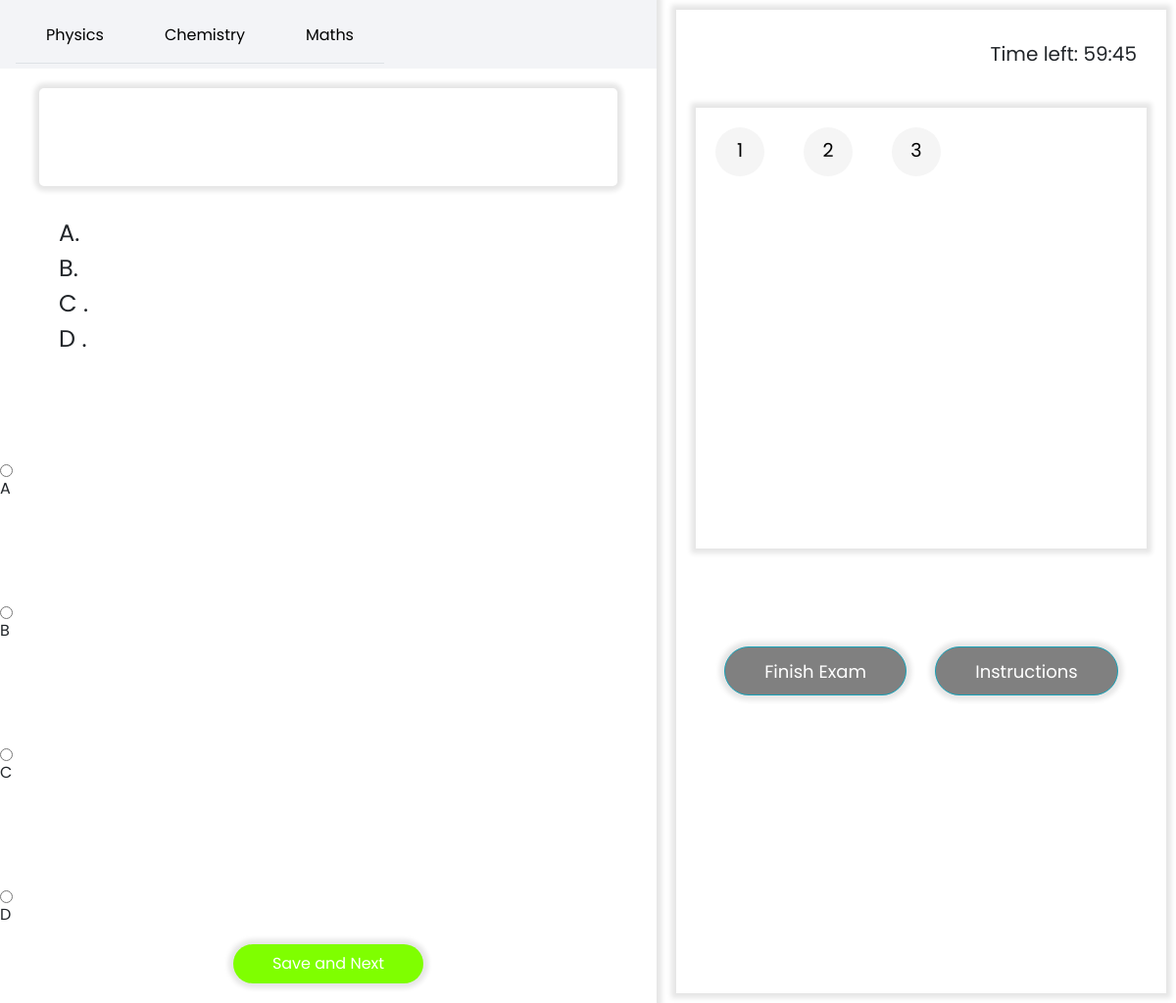
Screenshot of /quiz/questions/physics/1 with the database file from the repository.
### quiz/models.py (models this page shows)
class Question(models.Model):
    statement = models.TextField(unique = True)
    optionA = models.TextField()
    optionB = models.TextField()
    optionC = models.TextField()
    optionD = models.TextField()
    CorrectOption = models.CharField(max_length = 2)
    questionId = models.TextField(unique = True)
    subject = models.CharField(max_length = 50, null = False)
    test = models.ForeignKey(Test, unique = False, on_delete = models.CASCADE)

### quiz/views.py (the view)
# urls.py: path('questions/<str:subject>/<str:questionid>', views.displayQuestion, name = 'quiz/questions'),
def displayQuestion(request,subject, questionid):
    test = Test.objects.first()
    questions = test.question_set.filter(subject = subject)
    required_question = test.question_set.filter(questionId = questionid).first()
    list1 = [1,2,3]
    question_dict = dict()
    counter = 1
    for p in questions:
        question_dict[counter] = p
        counter += 1
    physics_questions = test.question_set.filter(subject = 'physics')
    chemistry_questions = test.question_set.filter(subject = 'chemistry')
    maths_questions = test.question_set.filter(subject = 'maths')
    phy_dict = dict()
    math_dict = dict()
    chem_dict = dict()
    counter = 1
    for p in physics_questions:
        phy_dict[counter] = p
        counter += 1
    counter = 1
    for c in chemistry_questions:
        chem_dict[counter] = c
        counter += 1
    counter = 1
    for m in maths_questions:
        math_dict[counter] = m
        counter += 1
    context = {
        "question" : required_question,
        "questions_dict" : question_dict,
        "first_phy" : phy_dict[1],
        "first_chem" : chem_dict[1],
        "first_maths" : math_dict[1],
    }
    print(request.method)
    if request.method == "POST":
        option = request.POST.get(questionid)
        print("---------------------------")
        print(option)
        print("---------------------------")
    return render(request, 'quiz/question_detailed.html', context)

### quiz/templates/quiz/question_detailed.html (shortened to what this page needs)
<!doctype html>
<html lang="en">
	<head>
        <link rel="stylesheet" href="https://stackpath.bootstrapcdn.com/bootstrap/4.5.2/css/bootstrap.min.css">
	</head>
    <body>
        <form class="wrapper" method="POST">
            <div class="main">
                <nav class="navbar navbar-expand-lg navbar-dark" style="height: 70px;">
					<div class="collapse navbar-collapse" id="navbarSupportedContent">
                        <ul class="navbar-nav mr-auto nav nav-tabs">
                            {% if question.subject == "physics" %}
                                <li class="nav-item">
                                    <a class="nav-link active" id="physics" href="/quiz/questions/physics/{{first_phy.questionId}}" onclick="changeClass(this)">Physics</a>
                                </li>
                            {% else %}
                                <li class="nav-item">
                                    <a class="nav-link" id="physics" href="/quiz/questions/physics/{{first_phy.questionId}}" onclick="changeClass(this)">Physics</a>
                                </li>
                            {% endif %}
                            {% if question.subject == "chemistry" %}
                                <li class="nav-item">
                                    <a class="nav-link active" id="chemistry" href="/quiz/questions/chemistry/{{first_chem.questionId}}" onclick="changeClass(this)">Chemistry</a>
                                </li>
                            {% else %}
                                <li class="nav-item">
                                    <a class="nav-link" id="chemistry" href="/quiz/questions/chemistry/{{first_chem.questionId}}" onclick="changeClass(this)">Chemistry</a>
                                </li>
                            {% endif %}
                            {% if question.subject == "maths" %}
                                <li class="nav-item">
                                    <a class="nav-link active" id="maths" href="/quiz/questions/maths/{{first_maths.questionId}}" onclick="changeClass(this)">Maths</a>
                                </li>
                            {% else %}
                                <li class="nav-item">
                                    <a class="nav-link" id="maths" href="/quiz/questions/maths/{{first_maths.questionId}}" onclick="changeClass(this)">Maths</a>
                                </li>
                            {% endif %}
                        </ul>
					</div>
                </nav>
                <div class="main-section">
                    <div id="physics" class="question-section tab-content">
                            <div class="question-statement">
                            </div>
                            <div class="answer-section">
                                <div>
                                    <span>A. </span>
                                </div>
                                <div>
                                    <span>B. </span>
                                </div>
                                <div>
                                    <span>C .</span>
                                </div>
                                <div>
                                    <span>D .</span>
                                </div>
                            </div>
                            <input class="options" type="radio" id="male" name="{{ question.questionId }} " onclick="changeLink(this)" value="A">
                            <label for="male">A</label><br>
                            <input class="options" type="radio" id="female" name="{ {question.questionId }} " onclick="changeLink(this)" value="B">
                            <label for="female">B</label><br>
                            <input class="options" type="radio" id="other" name="{{ question.questionId }} " onclick="changeLink(this)" value="C">
                            <label for="other">C</label><br>
                            <input class="options" type="radio" id="other" name="{{ question.questionId }}" onclick="changeLink(this)" value="D">
                            <label for="other">D</label>
                    </div>
                    <div class="question-footer">
                        <ul class="navbar-nav mr-auto">
                            <li class="nav-item">
                                <a class="nav-link" id="next1" href="">Save and Next</a>
                            </li>
                        </ul>
                    </div>
                </div>
            </div>
            <div class="question-part">
                <div class="timer">
                    <p class="timer-para">Time left: 59:45</p>
                </div>
                <div class="questions tab-content">
                    <ul id="physics" class="physics-ul active navbar-nav mr-auto questionaire">
                        {% for i, j in questions_dict.items %}
                            <li class="nav-item">
                                <a class="nav-link" href="/quiz/questions/{{ j.subject }}/{{ j.questionId }}" id="">{{ i }}</a>
                            </li>
                        {% endfor %}
                    </ul>
                <div class="options">
                    <button class="btn btn-info">Finish Exam</button>
                    <button class="btn btn-info">Instructions</button>
                </div>
            </div>
        </form>
    </body>
</html>

### quiz/templates/quiz/question_detailed.html (style rules this page uses)
* { padding: 0; margin: 0; font-family: Poppins; }
a { text-decoration: none; }
li { list-style-type: none!important; }
body { width: 100%; height: 100vh; overflow: hidden!important; }
.wrapper { width: 100%; height: 100vh; overflow: hidden!important; display: flex; flex-direction: row; }
.wrapper .main { overflow: hidden; width: calc(100% - 530px); height: 100vh; display: flex; flex-direction: column; margin: 0 10px; margin-left: 0; box-shadow: 0 0 5px 5px rgba(0, 0, 0, 0.1); }
.wrapper .main div.main-section { overflow-x: hidden; overflow-y: scroll; display: inherit; flex-direction: column; justify-content: space-between; height: calc(100vh - 70px); }
.wrapper .main .navbar { height: 70px; width: 100%; color: #000; background: #f3f4f7; }
.wrapper .main .navbar div ul li.nav-item a.nav-link { color: black!important; margin: 10px; padding: 8px 20px; height: 40px; border-radius: 20px; }
.wrapper .main div .question-footer { height: 70px; width: 100%; }
.wrapper .main div .question-footer ul { display: flex; padding: 0; margin: 0; width: 100%; flex-direction: row; height: 70px; justify-content: space-evenly; }
.wrapper .main div .question-footer ul li a.nav-link { color: black; width: auto; padding: 8px 40px; margin: 10px; border-radius: 20px; box-shadow: 0 0 5px 5px rgba(0, 0, 0, 0.1); }
.wrapper .main div .question-footer ul li:last-child a.nav-link { color: white!important; background-color: chartreuse; }
.wrapper .question-part { background-color: rgb(255, 255, 255); width: 500px; overflow: hidden; margin: 10px; padding: 20px; box-shadow: 0 0 5px 5px rgba(0, 0, 0, 0.1); }
.timer { height: 40px; margin: 0; text-align: end; height: 70px; padding: 10px; font-size: 20px; }
.questionaire { display: flex!important; flex-direction: row; flex-wrap: wrap; text-align: center; height: 450px; box-shadow: 0 0 5px 5px rgba(0, 0, 0, 0.1); overflow-y: scroll; background-color: white; }
.questionaire li { height:50px; width:50px; margin:20px; }
.questionaire .nav-link { font-size:120%; background-color:whitesmoke; color:black; padding:10px 5px; text-align:center; width: 50px; height: 50px; border-radius: 50%; }
.options { margin-bottom: auto; margin-top: 100px; display:flex; flex-direction:row; justify-content:space-evenly; }
.options .btn { color: white !important; background-color: gray !important; font-size: 18px; box-shadow:0 0 5px 5px rgba(0, 0, 0, 0.1); padding: 8px 40px; height: 50px; border-radius: 25px; }
.questions ul { margin-top:10px; margin-bottom:10px; }
.question-statement { width: calc(100% - 80px); margin: 20px 40px; box-shadow: 0 0 5px 5px rgba(0, 0, 0, 0.1); padding: 10px 20px; border-radius: 5px; min-height: 100px; }
.answer-section { width: calc(100% - 80px); margin: 20px 40px; margin-bottom: 20px; padding: 10px 20px; }
.answer-section div span { font-size: 24px; font-family: Poppins; margin-right: 20px; display: inline; height: 100%; }
ul.active { display: flex!important; }

### rows the page displays
Question: i "1"
Question: i "2"
Question: id "3"
